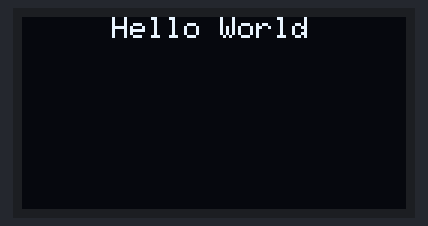
This sketch was run on a simulated Arduino Uno, built with avr-gcc and run on an emulated ATmega328P. Shown: 128×64 one-colour display.

Above: at 0.12 s.
At 3.05 s:
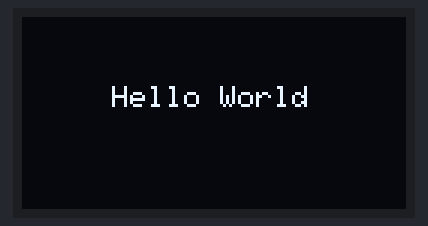
At 6.11 s:
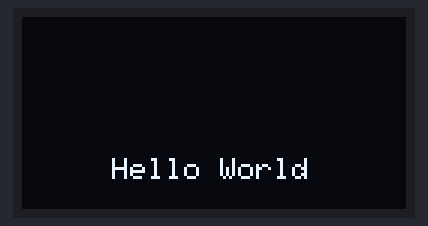
At 12.1 s:
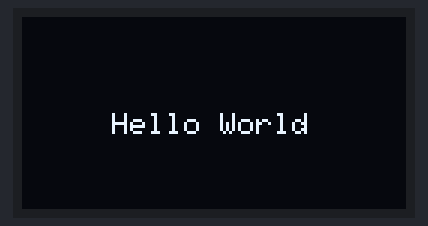
At 24.0 s:
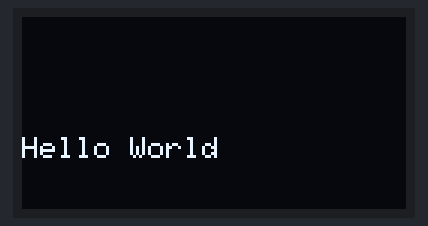
At 39.91 s:
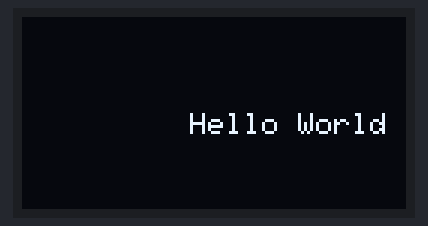

Measured:
- what the display in image 4 shows lasts 0.6 s, from 23.9 s to 24.5 s

The sketch:

class12d.ino
```cpp
#include<Wire.h>
#include <Adafruit_SSD1306.h>
#include <Adafruit_GFX.h>


#define SCREEN_WIDTH 128
#define SCREEN_HEIGHT 64

Adafruit_SSD1306 display(SCREEN_WIDTH,SCREEN_HEIGHT, &Wire, -1);
void setup() {
  Serial.begin(115200);
  display.begin(SSD1306_SWITCHCAPVCC,0x3C);

}

void loop() {
  for(int x = 0;x<64;x++)
  {
  display.clearDisplay();
  display.setTextSize(1);
  display.setTextColor(WHITE);
  display.setCursor(30,x);
  display.println("Hello World");
  display.display();
  delay(100);
  }
    for(int x = 0;x<128;x++)
  {
  display.clearDisplay();
  display.setTextSize(1);
  display.setTextColor(WHITE);
  display.setCursor(x,32);
  display.println("Hello World");
  display.display();
  delay(100);
  }
}
```
